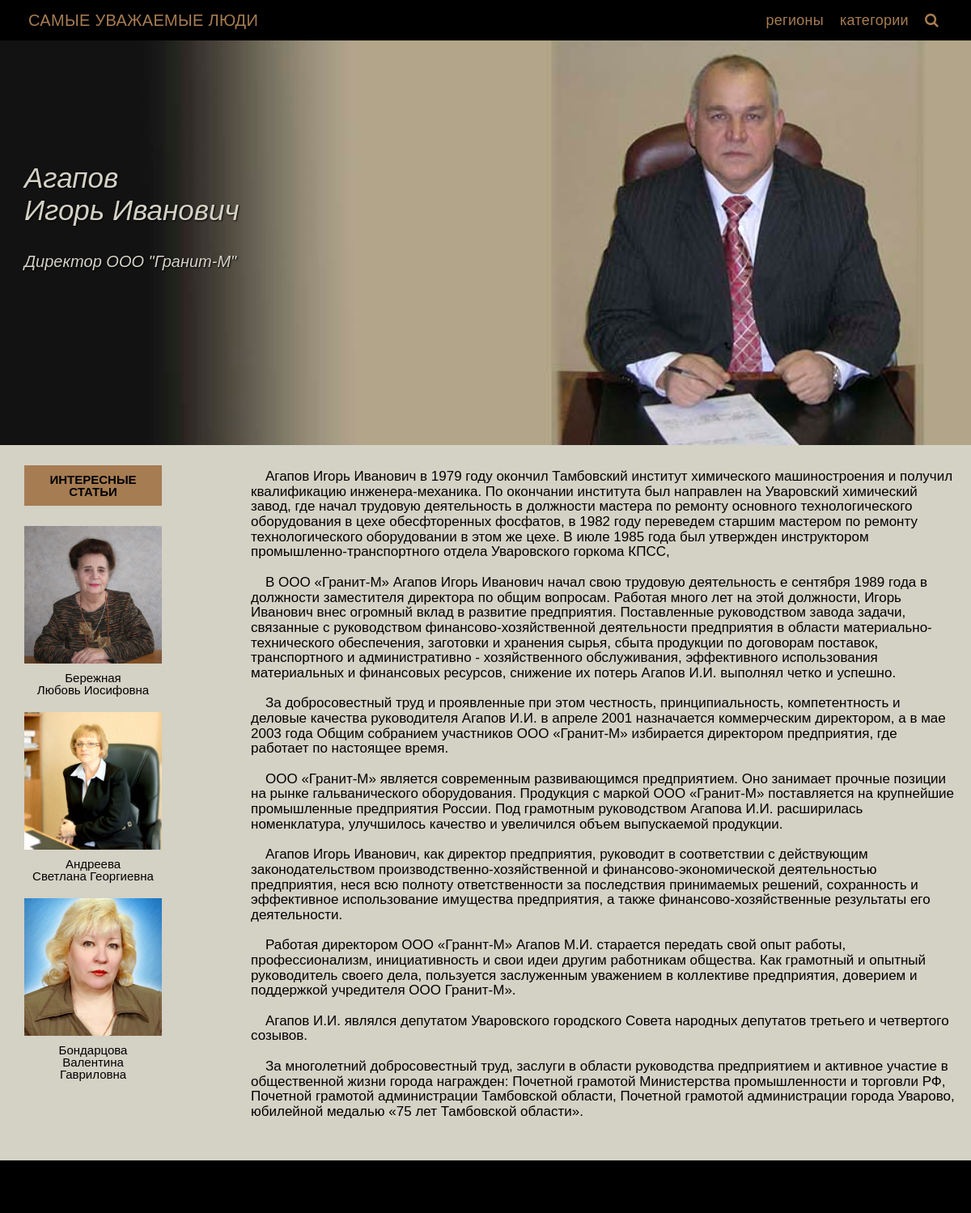
The page /post/agapov-igor-ivanovich/ on the database its author committed.
### blog2/models.py (models this page shows, shortened)
class Post(models.Model):
    title = models.CharField(max_length=255, verbose_name='Полное ФИО')
    slug = models.SlugField(max_length=255, unique=True)
    first_name = models.CharField(max_length=255, verbose_name='Фамилия')
    last_name = models.CharField(max_length=255, verbose_name='Имя, Отчество')
    subtitle = models.CharField(max_length=100, verbose_name='Профессия, должность')
    content = models.TextField(blank=True, verbose_name='Текст статьи')
    created_at = models.DateTimeField(auto_now_add=True, verbose_name='Опубликовано')
    photo = models.ImageField(upload_to='photos/%Y/%m/%d', blank=True, verbose_name='Превью')
    photo2 = models.ImageField(upload_to='photos/%Y/%m/%d', blank=True, verbose_name='Основное фото в статье')
    views = models.IntegerField(default=0, verbose_name='Количество просмотров')
    region = models.ForeignKey(Region, on_delete=models.PROTECT, related_name='posts')
    category = models.ForeignKey(Category, on_delete=models.PROTECT, related_name='posts')
    is_published = models.BooleanField(default=True, verbose_name='Опубликовано или нет')
    class Meta:
        verbose_name = 'Статья'
        verbose_name_plural = 'Статьи'
        ordering = ['title']
    def get_absolute_url(self):
        return reverse('post', kwargs={"slug": self.slug})

### blog2/views.py (the view)
# urls.py: path('post/<str:slug>/', GetPost.as_view(), name='post'),
class GetPost(DetailView):
    model = Post
    template_name = 'blog2/single.html'
    context_object_name = 'post'
    def get_context_data(self, *, object_list=None, **kwargs):
        context = super().get_context_data(**kwargs)
        self.object.views = F('views') + 1
        self.object.save()
        self.object.refresh_from_db()
        return context

### blog2/models.py (called while the page is built)
    def get_absolute_url(self):
        return reverse('region', kwargs={"slug": self.slug})

    def get_absolute_url(self):
        return reverse('category', kwargs={"slug": self.slug})

### blog2/templatetags/sidebar.py (called while the page is built)
@register.inclusion_tag('blog2/regions_tpl.html')
def get_region():
    regions = Region.objects.all()
    return {"regions": regions}

@register.inclusion_tag('blog2/categories_tpl.html')
def get_category():
    categories = Category.objects.all()
    return {"categories": categories}

@register.inclusion_tag('blog2/random_posts_tpl.html')
def get_random_posts():
    random_posts = list(Post.objects.all())
    posts = random.sample(random_posts, min(len(random_posts), 3))
    return {"posts": posts}

### blog2/templates/blog2/single.html (shortened to what this page needs)
{% extends 'base.html' %}
{% load static %}
{% load sidebar %}
{% block content %}
<div class="content-single">
    <div class="content-area-single">
        <div class="content-image-single">
            <img src="{{ post.photo2.url }}" alt="{{ post.title }}">
        </div>
    </div>
</div>
<div class="container">
    <div class="container-single">
        <div class="content-title-single">{{ post.first_name }} <br> {{ post.last_name }}</div>
        <div class="content-title2-single">{{ post.subtitle }}</div>
        <div class="site-bar">
            <div class="interesting_articles_heading">Интересные статьи</div>
            <div class="interesting_articles_block">
                {% get_random_posts %}
            </div>
        </div>
        <div class="text-area">
            {{ post.content | safe }}
        </div>
    </div>
</div>
{% endblock %}

### templates/base.html (shortened to what this page needs)
{% load static %}
{% load cache %}
<!DOCTYPE html>
<html lang="ru">
<head>
    <link rel="stylesheet" type="text/css" href="{% static 'css/style.css' %}">
    <link rel="stylesheet" type="text/css" href="{% static 'css/font-awesome.min.css' %}">
    <link rel="stylesheet" type="text/css" href="{% static 'css/formStyle.css' %}">
</head>
<body>
<div class="wrapper">
    {% include 'inc/_header.html' %}
    {% block content %}{% endblock %}
    {% include 'inc/_footer.html' %}
</div>
</body>
</html>

### templates/inc/_header.html (shortened to what this page needs)
{% load menu %}
<div class="header">
			<div class="container">
				<div class="header__row">
					<div class="header__logo">
						<a href="{% url 'home' %}">Самые уважаемые люди</a>
					</div>
					<div class="header__menu">
						<a href="#popup-regions" class="popup-link" title="Участники по регионам">регионы</a>
						<a href="#popup-categories" class="popup-link" title="Участники по категориям">категории</a>
						<a href="#popup-search" class="popup-link" title="Поиск"><i class="fa fa-search"></i></a>
					</div>
				</div>
			</div>
		</div>

### blog2/templates/blog2/random_posts_tpl.html
{% for post in posts %}
<div class="interesting_articles_img">
    <a href="{{ post.get_absolute_url}}">
        <img src="{{ post.photo.url }}" alt="{{ post.title }}">
    </a>
</div>
<div class="interesting_articles_title">
    <a href="{{ post.get_absolute_url}}">
        {{ post.first_name }} <br> {{ post.last_name }}
    </a>
</div>
{% endfor %}

### blog2/templates/blog2/regions_tpl.html (shortened to what this page needs)
{% load static %}

### blog2/templates/blog2/categories_tpl.html (shortened to what this page needs)
{% load static %}

### templates/inc/_footer.html (shortened to what this page needs)
<div class="footer">
    <div class="container">
        <div class="footer__row">
        </div>
    </div>
</div>

### site_blog/static/css/style.css (style rules this page uses)
* { padding: 0; margin: 0; border: 0; }
*, *:before, *:after { -moz-box-sizing: border-box; -webkit-box-sizing: border-box; box-sizing: border-box; }
html, body { height: 100%; width: 100%; font-size: 100%; line-height: 1; font-size: 14px; -ms-text-size-adjust: 100%; -moz-text-size-adjust: 100%; -webkit-text-size-adjust: 100%; }
a { text-decoration: none; }
img { vertical-align: top; }
body { font-family: 'PT Sans', sans-serif; background-color: #d4d1c5; flex: 1 1 auto; }
.wrapper { min-height: 100%; overflow: hidden; display: flex; flex-direction: column; flex: 1 1 auto; }
.container { max-width: 1180px; margin: 0 auto; }
.header { width: 100%; position: fixed; background-color: #000; padding: 15px 0; z-index: 99; }
.header__row { display: flex; flex-wrap: wrap; justify-content: space-between; align-items: center; }
.header__logo a { font-family: 'Baskerville', sans-serif; color: #a67c52; text-transform: uppercase; font-size: 20px; letter-spacing: 0.3px; padding-left: 25px; }
.header__menu { display: flex; flex-wrap: wrap; align-items: center; font-size: 18px; letter-spacing: 0.3px; padding: 0 20px; }
.header__menu a { margin: 0 10px; font-family: 'Baskerville', sans-serif; color: #a67c52; }
.footer { background-color: #000; }
.footer__row { display: flex; height: 65px; flex-direction: column; justify-content: center; align-items: center; text-decoration: none; }
.content-single { margin-top: 50px; }
.content-area-single { min-width: 100%; background-color: #d4d1c5; }
.content-image-single { display: flex; flex-direction: row; position: relative; align-items: flex-end; justify-content: center; }
.content-image-single img { flex-basis: 100%; min-height: 500px; }
.content-title-single { max-width: 500px; position: absolute; top: -350px; left: 0; text-align: left; font-family: 'PT Sans', sans-serif; font-style: italic; font-size: 35px; text-shadow: 1px 1px 2px black; color: #d4d1c5; line-height: normal; }
.content-title2-single { max-width: 500px; position: absolute; top: -290px; left: 0; text-align: left; font-family: 'PT Sans', sans-serif; font-style: italic; font-size: 20px; text-shadow: 1px 1px 2px black; color: #d4d1c5; padding: 50px 0 0 0; line-height: 1.3; }
.container-single { position: relative; max-width: 1180px; height: auto; display: flex; flex-direction: row; margin-left: 20px; }
.site-bar { width: 300px; height: auto; display: flex; flex-direction: column; align-content: center; align-items: center; justify-content: flex-start; font-size: 15px; margin: 0 100px 0 0; }
.interesting_articles_block { display: flex; width: auto; flex-direction: column; flex-wrap: wrap; justify-content: space-evenly; align-items: center; margin-bottom: 10px; }
.interesting_articles_heading { width: 170px; height: 50px; margin: 25px 0 25px 0; text-align: center; text-transform: uppercase; font-weight: bold; background-color: #a67c52; color: #000000; text-decoration: none; padding-top: 10px; }
.interesting_articles_img img { width: 170px; height: 170px; margin-bottom: 10px; }
.interesting_articles_title { width: 150px; height: auto; text-align: center; text-decoration: none; font-size: 15px; margin-bottom: 20px; }
.interesting_articles_title a { color: #000000; text-decoration: none; }
.text-area { font-size: 17px; line-height: 1.1; text-indent: 18px; padding: 10px; margin: 20px 0 0 0; }

### rows shown on the page
Post: photo2 (picture), first_name "Агапов", last_name "Игорь Иванович", subtitle "Директор ООО \"Гранит-М\"", content "Агапов Игорь Иванович в 1979 году окончил Тамбовский институт химического машиностроения и получил квалификацию инженера-механика. По окончании института был направлен на Уваровский химический завод, где начал трудовую деятельность в должности мастера по ремонту основного технологического оборудования в цехе обесфторенных фосфатов, в 1982 году переведем старшим мастером по ремонту технологического оборудовании в этом же цехе. В июле 1985 года был утвержден инструктором промышленно-транспортного отдела Уваровского горкома КПСС, В ООО «Гранит-М» Агапов Игорь Иванович начал свою трудовую деятельность е сентября 1989 года в должности заместителя директора по общим вопросам. Работая много лет на…"
Post: photo (picture), first_name "Бережная", last_name "Любовь Иосифовна"
Post: photo (picture), first_name "Андреева", last_name "Светлана Георгиевна"
Post: photo (picture), first_name "Бондарцова", last_name "Валентина Гавриловна"
